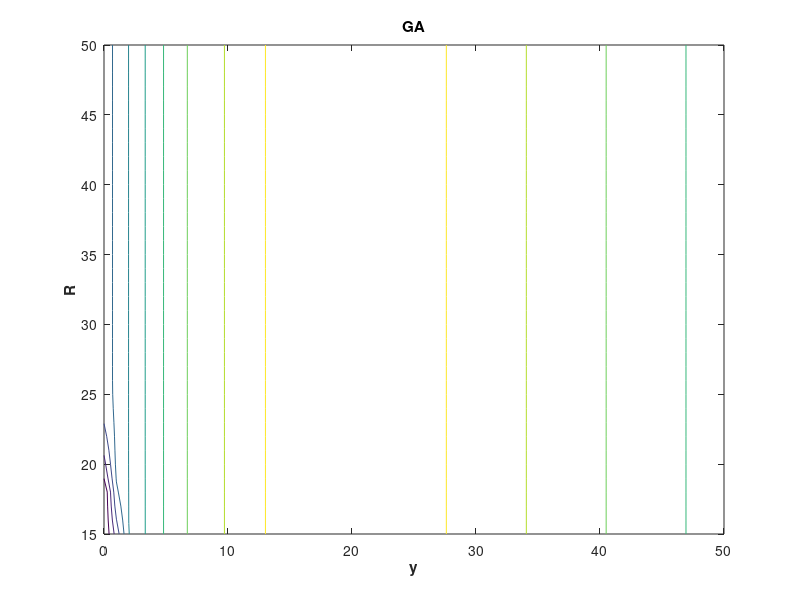
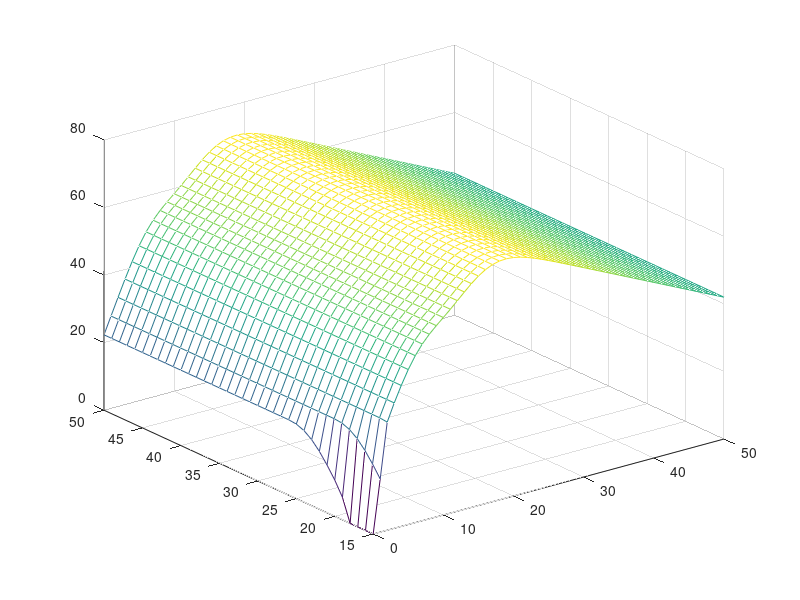

Source code (MATLAB) for these figures, in order:
function  DrawContour

load GA

Y = 15:50;
X = 0:50;
contour(X, Y, GA, 10)
xlabel('y', 'FontWeight', 'bold');
ylabel('R', 'FontWeight', 'bold');
title('GA')
figure
mesh(X, Y, GA)
end

